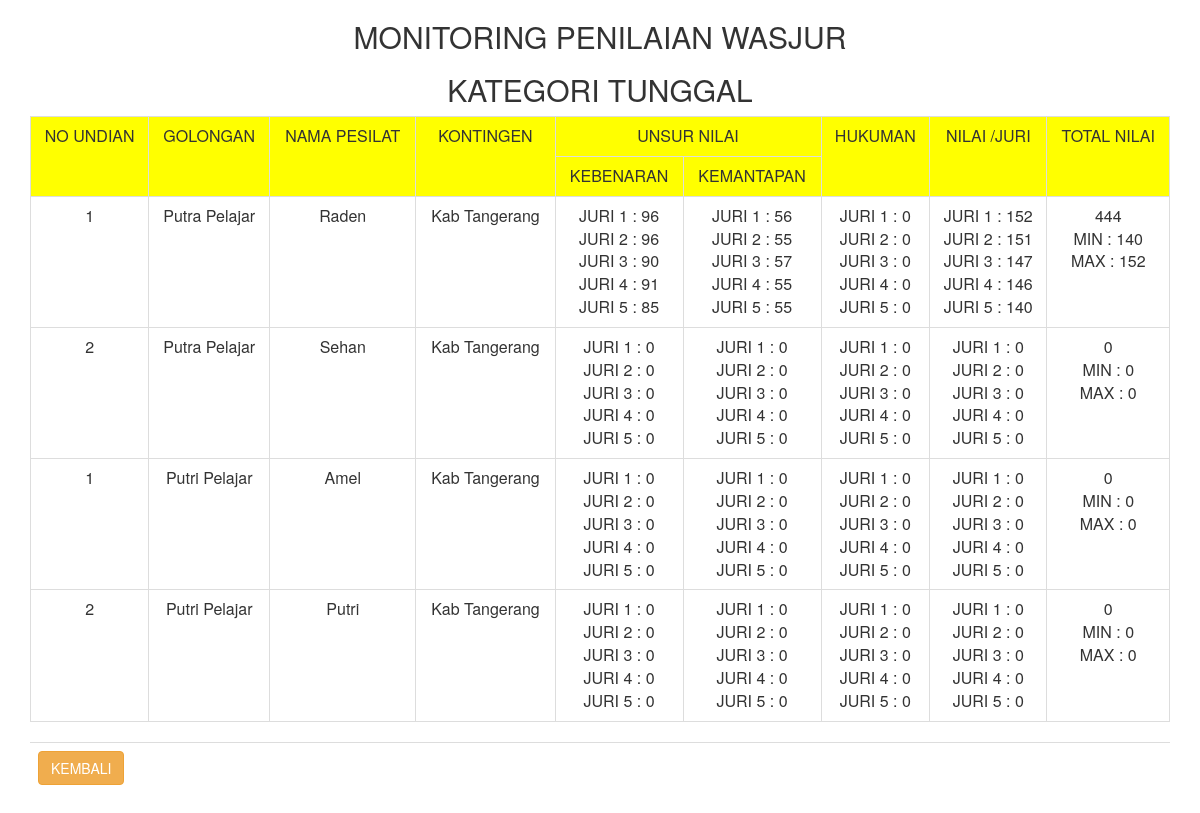
/nilaitgr/view_tunggal.php, run on the app's committed database.
### tables this page shows
CREATE TABLE `jadwal_tgr` (
  `id_partai` int(11) NOT NULL,
  `kategori` varchar(15) NOT NULL,
  `golongan` varchar(55) NOT NULL,
  `noundian` varchar(4) NOT NULL,
  `nama` varchar(55) NOT NULL,
  `kontingen` varchar(55) NOT NULL
);

CREATE TABLE `wasit_juri` (
  `id_juri` int(11) NOT NULL,
  `nm_juri` varchar(55) NOT NULL,
  `pass_juri` varchar(32) NOT NULL
);

CREATE TABLE `nilai_tunggal` (
  `id_nilai` int(11) NOT NULL,
  `id_jadwal` int(11) NOT NULL,
  `id_juri` int(11) NOT NULL,
  `jurus1` int(11) NOT NULL,
  `jurus2` int(11) NOT NULL,
  `jurus3` int(11) NOT NULL,
  `jurus4` int(11) NOT NULL,
  `jurus5` int(11) NOT NULL,
  `jurus6` int(11) NOT NULL,
  `jurus7` int(11) NOT NULL,
  `jurus8` int(11) NOT NULL,
  `jurus9` int(11) NOT NULL,
  `jurus10` int(11) NOT NULL,
  `jurus11` int(11) NOT NULL,
  `jurus12` int(11) NOT NULL,
  `jurus13` int(11) NOT NULL,
  `jurus14` int(11) NOT NULL,
  `kemantapan` int(11) NOT NULL,
  `hukum_1` int(11) NOT NULL,
  `hukum_2` int(11) NOT NULL,
  `hukum_3` int(11) NOT NULL,
  `hukum_4` int(11) NOT NULL,
  `hukum_5` int(11) NOT NULL
);

### nilaitgr/view_tunggal.php (the view, shortened to what this page needs)
<html>
<head>
  <link rel="stylesheet" href="css/bootstrap.min.css">
</head>
<body>
<div class="container">
<center><h2>MONITORING PENILAIAN WASJUR</h2>
<h2>KATEGORI TUNGGAL</h2></center>
<div id="jadwaltunggal" class="table-responsive">
<table class="table table-bordered">
	<tr class="text-center" bgcolor="#FFFF00">
		<td rowspan="2">NO UNDIAN</td>
		<td rowspan="2">GOLONGAN</td>
		<td rowspan="2">NAMA PESILAT</td>
		<td rowspan="2">KONTINGEN</td>
		<td colspan="2">UNSUR NILAI</td>
		<td rowspan="2">HUKUMAN</td>
		<td rowspan="2">NILAI /JURI</td>
		<td rowspan="2"> TOTAL NILAI</td>
	</tr>
	<tr class="text-center" bgcolor="#FFFF00">
		<td>KEBENARAN</td>
		<td>KEMANTAPAN</td>
	</tr>
	<?php
	 $no = 0;
	$sqljadwal = "SELECT * FROM jadwal_tgr
					WHERE kategori='Tunggal'
					ORDER BY id_partai,golongan ASC";
	$jadwal_tunggal = mysql_query($sqljadwal);
	?>
	<?php while ($jadwal = mysql_fetch_array($jadwal_tunggal)) { ?>
	<tr class="text-center">
		<td ><?php echo $jadwal['noundian']; ?></td>
		<td><?php echo $jadwal['golongan']; ?></td>
		<td><?php echo $jadwal['nama']; ?></td>
		<td><?php echo $jadwal['kontingen']; ?></td>
		<td>
		<?php
			$sql = "SELECT * FROM wasit_juri";
			$exec = mysql_query($sql);
			$array_nilai = [];
			while ($juri = mysql_fetch_array($exec)) {
				$kebenaran = mysql_query("SELECT * FROM nilai_tunggal WHERE id_juri=". $juri['id_juri'] ." AND id_jadwal=". $jadwal['id_partai']);
				$row = mysql_fetch_row($kebenaran);
				$kebenaran = ($row[3]+$row[4]+$row[5]+$row[6]+$row[7]+$row[8]+$row[9]+$row[10]+$row[11]+$row[12]+$row[13]+$row[14]+$row[15]+$row[16]);
				if($kebenaran != 0 )
				{
					$kebenaran = 100 - ( - $kebenaran);
				}
				$array_nilai[$juri['id_juri']]['kebenaran'] = $kebenaran;
		?>
			<?=$juri[1]?>  : <?=empty($kebenaran) ? 0 : $kebenaran?><br />
		<?php } ?>
		</td>
		<td>
			<?php
			$sql = "SELECT * FROM wasit_juri";
			$exec = mysql_query($sql);
			while ($juri = mysql_fetch_array($exec)) {
				$kemantapan = mysql_query("SELECT kemantapan FROM nilai_tunggal WHERE id_juri=". $juri['id_juri'] ." AND id_jadwal=". $jadwal['id_partai']);
				$row = mysql_fetch_row($kemantapan);
				$kemantapan = $row[0];
				$array_nilai[$juri['id_juri']]['kemantapan'] = $kemantapan;
		?>
			<?=$juri[1]?>  : <?=empty($kemantapan) ? 0 : $kemantapan?><br />
		<?php } ?>
		</td>
		<td>
			<?php
			$sql = "SELECT * FROM wasit_juri";
			$exec = mysql_query($sql);
			while ($juri = mysql_fetch_array($exec)) {
				$hukuman = mysql_query("SELECT hukum_1,hukum_2,hukum_3,hukum_4,hukum_5 FROM nilai_tunggal WHERE id_juri=". $juri['id_juri'] ." AND id_jadwal=". $jadwal['id_partai']);
				$row = mysql_fetch_row($hukuman);
				$hukuman = $row[0] + $row[1] + $row[2] + $row[3] + $row[4];
				$array_nilai[$juri['id_juri']]['hukuman'] = $hukuman;
		?>
			<?=$juri[1]?>  : <?=empty($hukuman) ? 0 : $hukuman?><br />
		<?php } ?>
		</td>
		<td>
			<?php
			$sql = "SELECT * FROM wasit_juri";
			$exec = mysql_query($sql);
			$tempNilai = [];
			$totalNilai = 0;
			while ($juri = mysql_fetch_array($exec)) {
				if(isset($array_nilai[$juri['id_juri']]['kebenaran']))
				{
					$nilai = ($array_nilai[$juri['id_juri']]['kebenaran'] + $array_nilai[$juri['id_juri']]['kemantapan']) - ( - $array_nilai[$juri['id_juri']]['hukuman'] );
					$tempNilai[] = $nilai;
					$totalNilai += $nilai;
				}
				else
				{
					$nilai = 0;
				}
		?>
			<?=$juri[1]?>  : <?=$nilai?><br />
		<?php } ?>
		</td>
		<td>
			<?=$totalNilai - ((min($tempNilai) + max($tempNilai)))?>
			<br>MIN : <?=min($tempNilai)?>
			<br>MAX : <?=max($tempNilai)?>
		</td>
	</tr>
	<?php $no++; } ?>
</table>
</div>
<div class="table-responsive">
	<table class="table">
		<tr>
			<td class="text-left">
				<a href="index.php" class="btn btn-warning" role="button">KEMBALI</a>
			</td>
		</tr>
	</table>
</div>
</div>
</body>
</html>

### data on the page
jadwal_tgr: noundian "1", golongan "Putra Pelajar", nama "Raden", kontingen "Kab Tangerang", tempNilai "444", min($tempNilai) "140", max($tempNilai) "152"
wasit_juri: nm_juri "JURI 1", nilai_tunggal.jurus1+jurus2+jurus3 "96", nilai_tunggal.kemantapan "56", id_juri "152", shows "0", id_juri "0"
wasit_juri: nm_juri "JURI 2", nilai_tunggal.jurus1+jurus2+jurus3 "96", nilai_tunggal.kemantapan "55", id_juri "151", shows "0", id_juri "0"
wasit_juri: nm_juri "JURI 3", nilai_tunggal.jurus1+jurus2+jurus3 "90", nilai_tunggal.kemantapan "57", id_juri "147", id_juri "0"
wasit_juri: nm_juri "JURI 4", nilai_tunggal.jurus1+jurus2+jurus3 "91", nilai_tunggal.kemantapan "55", id_juri "146", shows "0", id_juri "0"
wasit_juri: nm_juri "JURI 5", nilai_tunggal.jurus1+jurus2+jurus3 "85", nilai_tunggal.kemantapan "55", id_juri "140", id_juri "0"
jadwal_tgr: noundian "2", golongan "Putra Pelajar", nama "Sehan", kontingen "Kab Tangerang", tempNilai "0", min($tempNilai) "0", max($tempNilai) "0"
jadwal_tgr: noundian "1", golongan "Putri Pelajar", nama "Amel", kontingen "Kab Tangerang", tempNilai "0", min($tempNilai) "0", max($tempNilai) "0"
jadwal_tgr: noundian "2", golongan "Putri Pelajar", nama "Putri", kontingen "Kab Tangerang", tempNilai "0", min($tempNilai) "0", max($tempNilai) "0"
